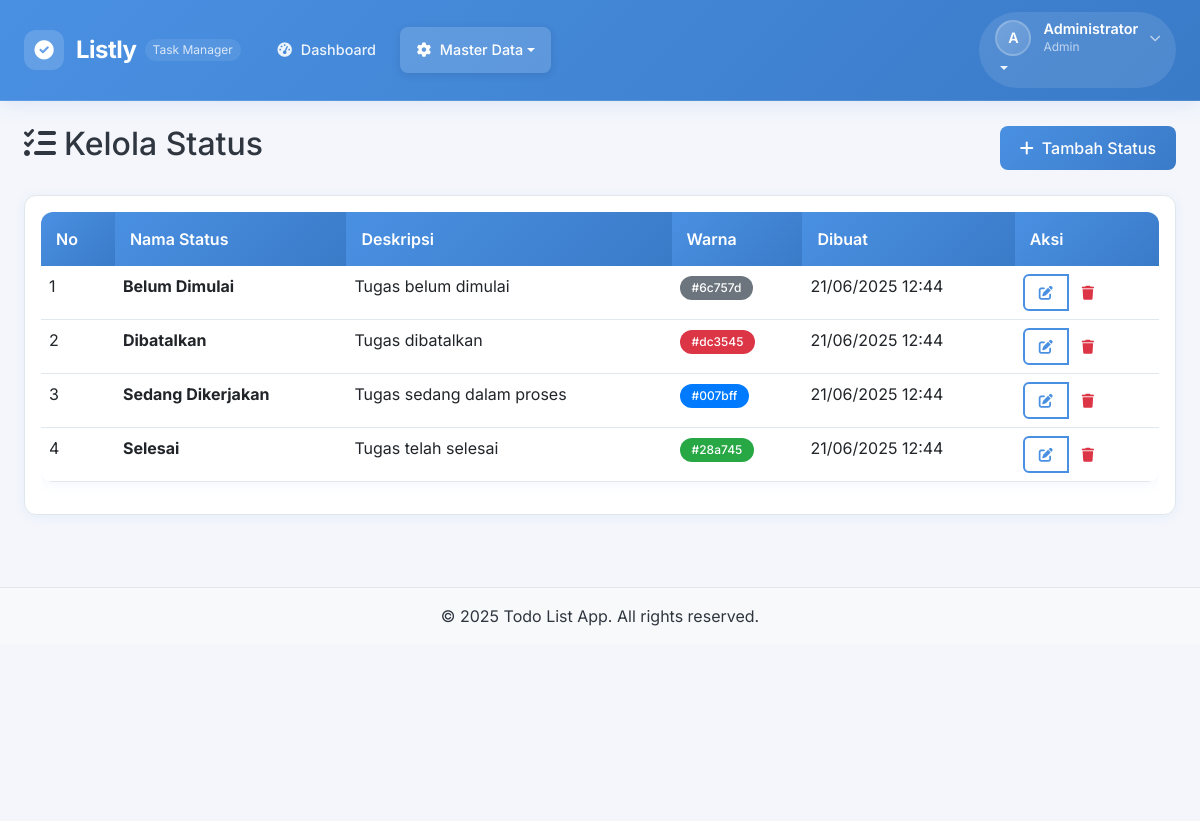
The app's page /admin/status/index.php (signed in) with its own data.
### tables this page shows
CREATE TABLE users (
    id INT PRIMARY KEY AUTO_INCREMENT,
    username VARCHAR(50) NOT NULL UNIQUE,
    email VARCHAR(100) NOT NULL UNIQUE,
    password VARCHAR(255) NOT NULL,
    nama_lengkap VARCHAR(100) NOT NULL,
    role_id INT DEFAULT 2,
    status ENUM('aktif', 'nonaktif') DEFAULT 'aktif',
    created_at TIMESTAMP DEFAULT CURRENT_TIMESTAMP,
    updated_at TIMESTAMP DEFAULT CURRENT_TIMESTAMP ON UPDATE CURRENT_TIMESTAMP,
    FOREIGN KEY (role_id) REFERENCES roles(id)
);

CREATE TABLE roles (
    id INT PRIMARY KEY AUTO_INCREMENT,
    nama_role VARCHAR(50) NOT NULL UNIQUE,
    created_at TIMESTAMP DEFAULT CURRENT_TIMESTAMP
);

CREATE TABLE status_tugas (
    id INT PRIMARY KEY AUTO_INCREMENT,
    nama_status VARCHAR(50) NOT NULL,
    deskripsi TEXT,
    warna VARCHAR(7) DEFAULT '#6c757d',
    created_at TIMESTAMP DEFAULT CURRENT_TIMESTAMP,
    updated_at TIMESTAMP DEFAULT CURRENT_TIMESTAMP ON UPDATE CURRENT_TIMESTAMP
);

### admin/status/index.php (the view, shortened to what this page needs)
<?php
$pdo = getConnection();
$stmt = $pdo->query("SELECT * FROM status_tugas ORDER BY nama_status ASC");
$statuses = $stmt->fetchAll();
require_once '../../includes/header.php';
?>
<div class="row">
    <div class="col-12">
        <div class="d-flex justify-content-between align-items-center mb-4">
            <h2><i class="fas fa-tasks me-2"></i>Kelola Status</h2>
            <a href="tambah.php" class="btn btn-primary">
                <i class="fas fa-plus me-2"></i>Tambah Status
            </a>
        </div>
    </div>
</div>
<div class="card">
    <div class="card-body">
        <?php if (empty($statuses)): ?>
            <div class="text-center py-5">
                <i class="fas fa-tasks fa-3x text-muted mb-3"></i>
                <h5 class="text-muted">Belum ada status</h5>
                <p class="text-muted">Klik tombol "Tambah Status" untuk menambah status baru</p>
            </div>
        <?php else: ?>
            <div class="table-responsive">
                <table class="table table-hover">
                    <thead>
                        <tr>
                            <th>No</th>
                            <th>Nama Status</th>
                            <th>Deskripsi</th>
                            <th>Warna</th>
                            <th>Dibuat</th>
                            <th>Aksi</th>
                        </tr>
                    </thead>
                    <tbody>
                        <?php foreach ($statuses as $index => $status): ?>
                            <tr>
                                <td><?php echo $index + 1; ?></td>
                                <td><strong><?php echo htmlspecialchars($status['nama_status']); ?></strong></td>
                                <td><?php echo htmlspecialchars($status['deskripsi'] ?: '-'); ?></td>
                                <td>
                                    <span class="badge" style="background-color: <?php echo $status['warna']; ?>; color: white;">
                                        <?php echo $status['warna']; ?>
                                    </span>
                                </td>
                                <td><?php echo date('d/m/Y H:i', strtotime($status['created_at'])); ?></td>
                                <td>
                                    <div class="btn-group" role="group">
                                        <a href="edit.php?id=<?php echo $status['id']; ?>" class="btn btn-sm btn-outline-primary">
                                            <i class="fas fa-edit"></i>
                                        </a>
                                        <button onclick="confirmDelete('index.php?delete=<?php echo $status['id']; ?>')"
                                                class="btn btn-sm btn-outline-danger">
                                            <i class="fas fa-trash"></i>
                                        </button>
                                    </div>
                                </td>
                            </tr>
                        <?php endforeach; ?>
                    </tbody>
                </table>
            </div>
        <?php endif; ?>
    </div>
</div>
<?php require_once '../../includes/footer.php'; ?>

### includes/header.php (shortened to what this page needs)
<?php
$pdo = getConnection();
$stmt = $pdo->prepare("SELECT u.*, r.nama_role FROM users u JOIN roles r ON u.role_id = r.id WHERE u.id = ?");
$stmt->execute([$_SESSION['user_id']]);
$user = $stmt->fetch();
$current_page = basename($_SERVER['PHP_SELF']);
$current_dir = basename(dirname($_SERVER['PHP_SELF']));
?>
<!DOCTYPE html>
<html lang="id">
<head>
    <link href="https://cdn.jsdelivr.net/npm/bootstrap@5.3.0/dist/css/bootstrap.min.css" rel="stylesheet">
    <link href="https://cdnjs.cloudflare.com/ajax/libs/font-awesome/6.0.0/css/all.min.css" rel="stylesheet">
    <link href="/lislty/assets/css/style.css" rel="stylesheet">
</head>
<body>
    <nav class="navbar navbar-expand-lg navbar-dark sticky-top modern-navbar">
        <div class="container-fluid px-3 px-lg-4">
            <div class="navbar-brand-wrapper">
                <a class="navbar-brand modern-brand" href="/lislty/">
                    <div class="brand-icon">
                        <i class="fas fa-check-circle"></i>
                    </div>
                    <span class="brand-text">Listly</span>
                    <span class="brand-subtitle d-none d-sm-inline">Task Manager</span>
                </a>
            </div>
            <div class="collapse navbar-collapse" id="navbarNav">
                <ul class="navbar-nav me-auto mb-2 mb-lg-0">
                    <?php if ($user['nama_role'] == 'admin'): ?>
                        <li class="nav-item">
                            <a class="nav-link modern-nav-link <?php echo ($current_dir == 'admin' && $current_page == 'index.php') ? 'active' : ''; ?>"
                               href="/lislty/admin/">
                                <i class="fas fa-tachometer-alt nav-icon"></i>
                                <span class="nav-text">Dashboard</span>
                            </a>
                        </li>
                        <li class="nav-item dropdown">
                            <a class="nav-link dropdown-toggle modern-nav-link <?php echo in_array($current_dir, ['kategori', 'prioritas', 'status', 'pengguna']) ? 'active' : ''; ?>"
                               href="#" role="button" data-bs-toggle="dropdown" aria-expanded="false">
                                <i class="fas fa-cog nav-icon"></i>
                                <span class="nav-text">Master Data</span>
                            </a>
                        </li>
                    <?php endif; ?>
                </ul>
                <ul class="navbar-nav">
                    <li class="nav-item dropdown">
                        <a class="nav-link dropdown-toggle modern-profile-link" href="#" role="button" data-bs-toggle="dropdown" aria-expanded="false">
                            <div class="profile-section">
                                <div class="profile-avatar">
                                    <?php echo strtoupper(substr($user['nama_lengkap'], 0, 1)); ?>
                                </div>
                                <div class="profile-info d-none d-lg-block">
                                    <div class="profile-name"><?php echo htmlspecialchars($user['nama_lengkap']); ?></div>
                                    <div class="profile-role"><?php echo ucfirst($user['nama_role']); ?></div>
                                </div>
                                <i class="fas fa-chevron-down profile-arrow"></i>
                            </div>
                        </a>
                    </li>
                </ul>
            </div>
        </div>
    </nav>
    <main class="main-content">
        <div class="container-fluid px-3 px-lg-4 py-4">

### assets/css/style.css (style rules this page uses)
:root { --primary-color: #4a90e2; --secondary-color: #7f8fa6; --success-color: #27ae60; --danger-color: #e74c3c; --warning-color: #f39c12; --info-color: #3498db; --light-color: #f4f6fb; --dark-color: #2f3640; --accent-color: #7f8fa6; --background-color: #f4f6fb; --text-color: #2f3640; --border-color: #e1e8ed; --card_shadow: 0 2px 12px rgba(74, 144, 226, 0.08); }
body { background-color: var(--background-color); font-family: "Segoe UI", Tahoma, Geneva, Verdana, sans-serif; color: var(--text-color); }
.navbar-brand { font-weight: bold; font-size: 1.5rem; color: white !important; }
.navbar { background: linear-gradient(135deg, var(--primary-color) 0%, #3a7bc8 100%) !important; box-shadow: 0 2px 10px rgba(74, 144, 226, 0.15); }
.navbar .nav-link { color: rgba(255, 255, 255, 0.9) !important; transition: color 0.3s ease; }
.card { border: 1px solid var(--border-color); border-radius: 12px; box-shadow: var(--card_shadow); transition: all 0.3s ease; background: white; }
.btn { border-radius: 8px; padding: 10px 20px; font-weight: 500; transition: all 0.3s ease; border: none; }
.btn-primary { background: linear-gradient(135deg, var(--primary-color) 0%, #3a7bc8 100%); color: white; }
.btn-outline-primary { border: 2px solid var(--primary-color); color: var(--primary-color); background: transparent; }
.btn-sm { padding: 6px 14px; font-size: 0.875rem; border-radius: 6px; }
.table { background: white; border-radius: 12px; overflow: hidden; box-shadow: var(--card_shadow); }
.table thead th { background: linear-gradient(135deg, var(--primary-color) 0%, #3a7bc8 100%); color: white; border: none; font-weight: 600; padding: 15px; }
.table tbody tr { border-bottom: 1px solid var(--border-color); transition: background-color 0.2s ease; }
.badge { font-size: 0.75rem; padding: 6px 12px; border-radius: 20px; font-weight: 500; }
body { font-family: "Inter", -apple-system, BlinkMacSystemFont, "Segoe UI", Roboto, sans-serif; }
.modern-navbar { background: linear-gradient(135deg, var(--primary-color) 0%, #3a7bc8 100%); backdrop-filter: blur(10px); box-shadow: 0 2px 20px rgba(74, 144, 226, 0.15); border-bottom: 1px solid rgba(255, 255, 255, 0.1); padding: 0.75rem 0; transition: all 0.3s ease; }
.navbar-brand-wrapper { display: flex; align-items: center; }
.modern-brand { display: flex; align-items: center; text-decoration: none; color: white !important; font-weight: 600; transition: all 0.3s ease; padding: 0.5rem 0; }
.brand-icon { background: rgba(255, 255, 255, 0.15); border-radius: 12px; width: 40px; height: 40px; display: flex; align-items: center; justify-content: center; margin-right: 12px; transition: all 0.3s ease; }
.brand-icon i { font-size: 1.2rem; color: white; }
.brand-text { font-size: 1.5rem; font-weight: 700; letter-spacing: -0.5px; }
.brand-subtitle { font-size: 0.75rem; opacity: 0.8; margin-left: 8px; font-weight: 400; background: rgba(255, 255, 255, 0.1); padding: 2px 8px; border-radius: 12px; }
.modern-nav-link { color: rgba(255, 255, 255, 0.85) !important; font-weight: 500; padding: 0.75rem 1rem !important; border-radius: 8px; margin: 0 0.25rem; transition: all 0.3s ease; position: relative; display: flex; align-items: center; }
.modern-nav-link.active { color: white !important; background: rgba(255, 255, 255, 0.15); box-shadow: 0 2px 8px rgba(0, 0, 0, 0.1); }
.nav-icon { margin-right: 8px; font-size: 0.9rem; width: 16px; text-align: center; }
.nav-text { font-size: 0.9rem; }
.modern-profile-link { color: white !important; padding: 0.5rem 1rem !important; border-radius: 50px; background: rgba(255, 255, 255, 0.1); transition: all 0.3s ease; text-decoration: none; }
.profile-section { display: flex; align-items: center; gap: 12px; }
.profile-avatar { width: 36px; height: 36px; background: linear-gradient(135deg, rgba(255, 255, 255, 0.2) 0%, rgba(255, 255, 255, 0.1) 100%); border-radius: 50%; display: flex; align-items: center; justify-content: center; font-weight: 600; font-size: 0.9rem; color: white; border: 2px solid rgba(255, 255, 255, 0.2); }
.profile-info { text-align: left; }
.profile-name { font-size: 0.9rem; font-weight: 600; line-height: 1.2; color: white; }
.profile-role { font-size: 0.75rem; opacity: 0.8; color: rgba(255, 255, 255, 0.8); }
.profile-arrow { font-size: 0.7rem; opacity: 0.7; transition: transform 0.3s ease; }
.main-content { min-height: calc(100vh - 80px); background: var(--background-color); }
.fade-in { animation: fadeIn 0.6s ease-in; }

### records on screen
users: nama_lengkap "A", nama_lengkap "Administrator", role.nama_role "Admin"
status_tugas: nama_status "Belum Dimulai", deskripsi "Tugas belum dimulai", warna "#6c757d", created_at "21/06/2025 12:44"
status_tugas: nama_status "Dibatalkan", deskripsi "Tugas dibatalkan", warna "#dc3545", created_at "21/06/2025 12:44"
status_tugas: nama_status "Sedang Dikerjakan", deskripsi "Tugas sedang dalam proses", warna "#007bff", created_at "21/06/2025 12:44"
status_tugas: nama_status "Selesai", deskripsi "Tugas telah selesai", warna "#28a745", created_at "21/06/2025 12:44"
